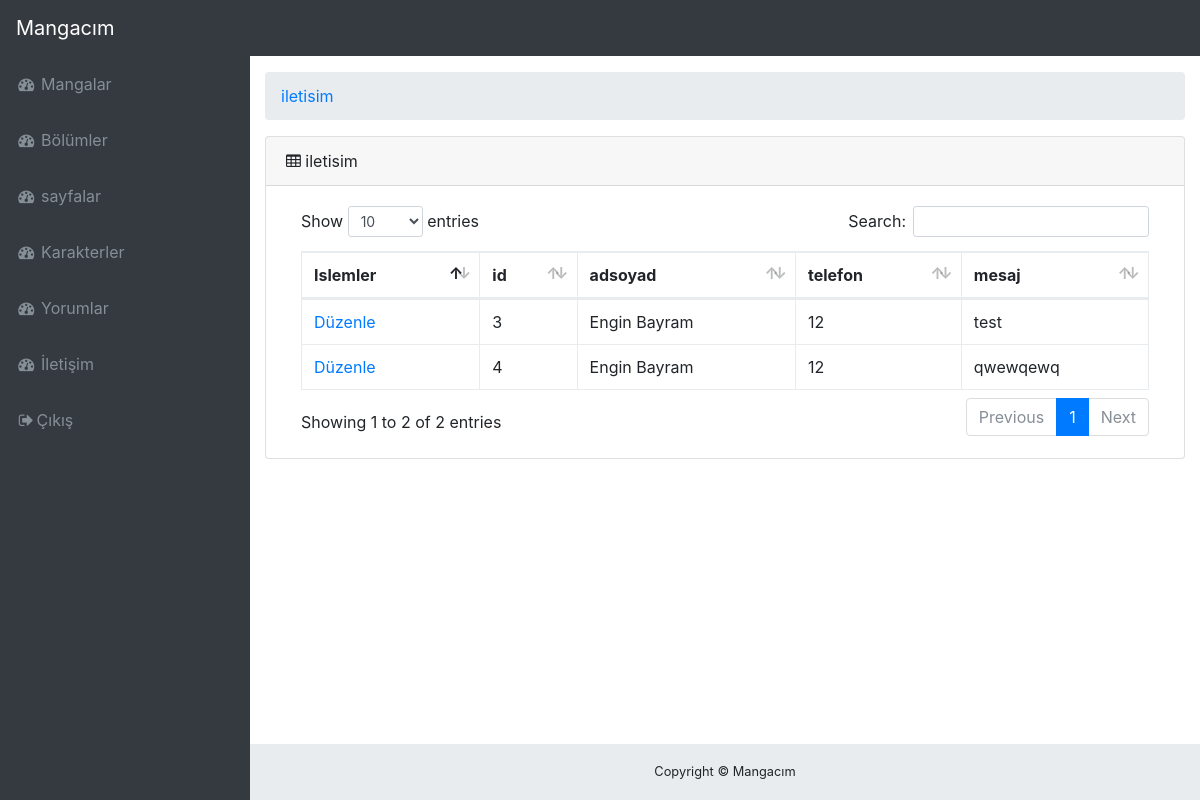
/Panel/index.php?page=iletisim, run on the app's committed database.
### tables this page shows
CREATE TABLE `iletisim` (
  `id` int(11) NOT NULL,
  `adsoyad` text NOT NULL,
  `telefon` text NOT NULL,
  `mesaj` text NOT NULL
);

### Panel/iletisim/index.php (the view)
<div class="card mb-3">
       <div class="card-header">
         <i class="fa fa-table"></i> iletisim </div>
       <div class="card-body">
         <div class="table-responsive">
           <table class="table table-bordered" id="dataTable" width="100%" cellspacing="0">
             <thead>
               <tr><th>Islemler</th>
			<th>id</th><th>adsoyad</th><th>telefon</th><th>mesaj</th>
               </tr>
             </thead>
             <tbody>
		<?php
			   include "dbConnect.php";
			   $sql = "SELECT * FROM iletisim";
				$result = $conn->query($sql);
			   if ($result->num_rows > 0) {
				while($row = $result->fetch_assoc()) {
				echo "<tr><td><a href=\"?page=iletisim&func=edit&id=".$row["id"]."\">Düzenle</a></td></td><td>".$row['id']."</td><td>".$row['adsoyad']."</td><td>".$row['telefon']."</td><td>".$row['mesaj']."</td></tr>";
				}
			} else {
				echo "0 Sonuç";
			}
			?>
             </tbody>
           </table>
         </div>
       </div>

### Panel/css/sb-admin.css (style rules this page uses)
html { position: relative; min-height: 100%; }
body { overflow-x: hidden; }
body.sticky-footer { margin-bottom: 56px; }
body.fixed-nav { padding-top: 56px; }

### data on the page
iletisim: id "3", adsoyad "Engin Bayram", telefon "12", mesaj "test"
iletisim: id "4", adsoyad "Engin Bayram", telefon "12", mesaj "qwewqewq"

### other printed values
$page "iletisim"
